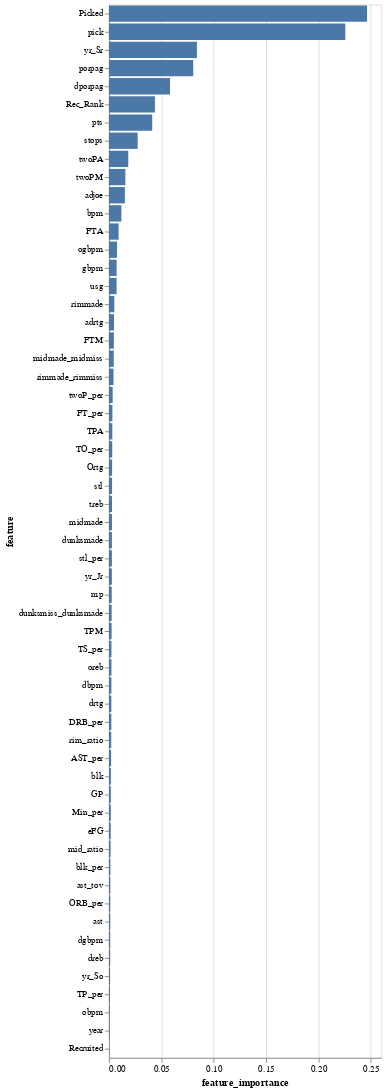

Write notebook code for a chart like this one.
### Code cell
#Visualize the feature importance
import altair as alt

alt.Chart(feat_imp_rf_df).mark_bar().encode(
    x='feature_importance',
    y=alt.Y("feature", sort='-x'),
    tooltip=['feature','feature_importance']
)

### Figure 1 — Vega-Lite specification as saved in the notebook (floating-point values rounded to 4 significant figures)
{"config": {"view": {"continuousWidth": 300, "continuousHeight": 300}}, "data": {"name": "data-ef0cec12762d922c62d869de5e20fcc4"}, "mark": {"type": "bar"}, "encoding": {"tooltip": [{"field": "feature", "type": "nominal"}, {"field": "feature_importance", "type": "quantitative"}], "x": {"field": "feature_importance", "type": "quantitative"}, "y": {"field": "feature", "sort": "-x", "type": "nominal"}}, "$schema": "https://vega.github.io/schema/vega-lite/v5.20.1.json", "datasets": {"data-ef0cec12762d922c62d869de5e20fcc4": [{"feature": "Picked", "feature_importance": 0.2463}, {"feature": "pick", "feature_importance": 0.2256}, {"feature": "yr_Sr", "feature_importance": 0.08397}, {"feature": "porpag", "feature_importance": 0.08043}, {"feature": "dporpag", "feature_importance": 0.05828}, {"feature": "Rec_Rank", "feature_importance": 0.04389}, {"feature": "pts", "feature_importance": 0.0413}, {"feature": "stops", "feature_importance": 0.02742}, {"feature": "twoPA", "feature_importance": 0.01842}, {"feature": "twoPM", "feature_importance": 0.01566}, {"feature": "adjoe", "feature_importance": 0.0152}, {"feature": "bpm", "feature_importance": 0.01184}, {"feature": "FTA", "feature_importance": 0.009205}, {"feature": "ogbpm", "feature_importance": 0.007671}, {"feature": "gbpm", "feature_importance": 0.007307}, {"feature": "usg", "feature_importance": 0.007279}, {"feature": "rimmade", "feature_importance": 0.005104}, {"feature": "adrtg", "feature_importance": 0.004793}, {"feature": "FTM", "feature_importance": 0.004678}, {"feature": "midmade_midmiss", "feature_importance": 0.004601}, {"feature": "rimmade_rimmiss", "feature_importance": 0.004345}, {"feature": "twoP_per", "feature_importance": 0.003536}, {"feature": "FT_per", "feature_importance": 0.003275}, {"feature": "TPA", "feature_importance": 0.003214}, {"feature": "TO_per", "feature_importance": 0.003117}, {"feature": "Ortg", "feature_importance": 0.002994}, {"feature": "stl", "feature_importance": 0.002959}, {"feature": "treb", "feature_importance": 0.002912}, {"feature": "midmade", "feature_importance": 0.002862}, {"feature": "dunksmade", "feature_importance": 0.002824}, {"feature": "stl_per", "feature_importance": 0.002803}, {"feature": "yr_Jr", "feature_importance": 0.002773}, {"feature": "mp", "feature_importance": 0.002639}, {"feature": "dunksmiss_dunksmade", "feature_importance": 0.002591}, {"feature": "TPM", "feature_importance": 0.002532}, {"feature": "TS_per", "feature_importance": 0.002388}, {"feature": "oreb", "feature_importance": 0.002378}, {"feature": "dbpm", "feature_importance": 0.002343}, {"feature": "drtg", "feature_importance": 0.00228}, {"feature": "DRB_per", "feature_importance": 0.002274}, {"feature": "rim_ratio", "feature_importance": 0.00217}, {"feature": "AST_per", "feature_importance": 0.002046}, {"feature": "blk", "feature_importance": 0.001823}, {"feature": "GP", "feature_importance": 0.001809}, {"feature": "Min_per", "feature_importance": 0.001778}, {"feature": "eFG", "feature_importance": 0.001691}, {"feature": "mid_ratio", "feature_importance": 0.001559}, {"feature": "blk_per", "feature_importance": 0.001399}, {"feature": "ast_tov", "feature_importance": 0.001291}, {"feature": "ORB_per", "feature_importance": 0.001268}, {"feature": "ast", "feature_importance": 0.001268}, {"feature": "dgbpm", "feature_importance": 0.001219}, {"feature": "dreb", "feature_importance": 0.001182}, {"feature": "yr_So", "feature_importance": 0.001102}, {"feature": "TP_per", "feature_importance": 0.0009963}, {"feature": "obpm", "feature_importance": 0.0006959}, {"feature": "year", "feature_importance": 0.0006689}, {"feature": "Recruited", "feature_importance": 0.0}]}}
